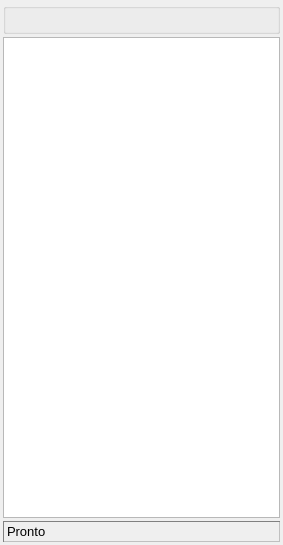
<?xml version="1.0" encoding="UTF-8"?>
<ui version="4.0">
 <class>DockWidget</class>
 <widget class="QDockWidget" name="DockWidget">
  <property name="geometry">
   <rect>
    <x>0</x>
    <y>0</y>
    <width>283</width>
    <height>545</height>
   </rect>
  </property>
  <property name="windowTitle">
   <string>Camadas HyperResource</string>
  </property>
  <widget class="QWidget" name="dockWidgetContents">
   <layout class="QGridLayout" name="gridLayout">
    <property name="margin">
     <number>3</number>
    </property>
    <property name="spacing">
     <number>3</number>
    </property>
    <item row="0" column="0">
     <widget class="QGroupBox" name="groupBox">
      <property name="title">
       <string/>
      </property>
      <layout class="QHBoxLayout" name="horizontalLayout">
       <property name="spacing">
        <number>0</number>
       </property>
       <property name="margin">
        <number>0</number>
       </property>
       <item>
        <widget class="QPushButton" name="bt_add_resource">
         <property name="toolTip">
          <string>Adicionar Recurso</string>
         </property>
         <property name="text">
          <string/>
         </property>
         <property name="icon">
          <iconset resource="../../resources.qrc">
           <normaloff>:/plugins/IBGEVisualizer/plus.png</normaloff>:/plugins/IBGEVisualizer/plus.png</iconset>
         </property>
         <property name="flat">
          <bool>true</bool>
         </property>
        </widget>
       </item>
       <item>
        <widget class="QPushButton" name="bt_remove_resource">
         <property name="text">
          <string/>
         </property>
         <property name="icon">
          <iconset resource="../../resources.qrc">
           <normaloff>:/plugins/IBGEVisualizer/minus.png</normaloff>:/plugins/IBGEVisualizer/minus.png</iconset>
         </property>
         <property name="flat">
          <bool>true</bool>
         </property>
        </widget>
       </item>
       <item>
        <spacer name="horizontalSpacer">
         <property name="orientation">
          <enum>Qt::Horizontal</enum>
         </property>
         <property name="sizeHint" stdset="0">
          <size>
           <width>40</width>
           <height>20</height>
          </size>
         </property>
        </spacer>
       </item>
      </layout>
     </widget>
    </item>
    <item row="3" column="0">
     <spacer name="verticalSpacer">
      <property name="orientation">
       <enum>Qt::Vertical</enum>
      </property>
      <property name="sizeType">
       <enum>QSizePolicy::Minimum</enum>
      </property>
      <property name="sizeHint" stdset="0">
       <size>
        <width>20</width>
        <height>0</height>
       </size>
      </property>
     </spacer>
    </item>
    <item row="1" column="0">
     <widget class="QTreeWidget" name="list_resource">
      <property name="styleSheet">
       <string notr="true">font: 10pt &quot;Segoe UI&quot;;</string>
      </property>
      <property name="indentation">
       <number>15</number>
      </property>
      <attribute name="headerVisible">
       <bool>false</bool>
      </attribute>
      <column>
       <property name="text">
        <string notr="true">1</string>
       </property>
      </column>
     </widget>
    </item>
    <item row="2" column="0">
     <widget class="QLabel" name="lb_status">
      <property name="font">
       <font>
        <pointsize>10</pointsize>
       </font>
      </property>
      <property name="styleSheet">
       <string notr="true">font: 10pt &quot;MS Shell Dlg 2&quot;;
border-style: inset;
border-width: 1px;
border-color: gray;
margin: 0;
padding: 2px 0;</string>
      </property>
      <property name="text">
       <string>Pronto</string>
      </property>
     </widget>
    </item>
   </layout>
  </widget>
 </widget>
 <resources/>
 <connections/>
</ui>
